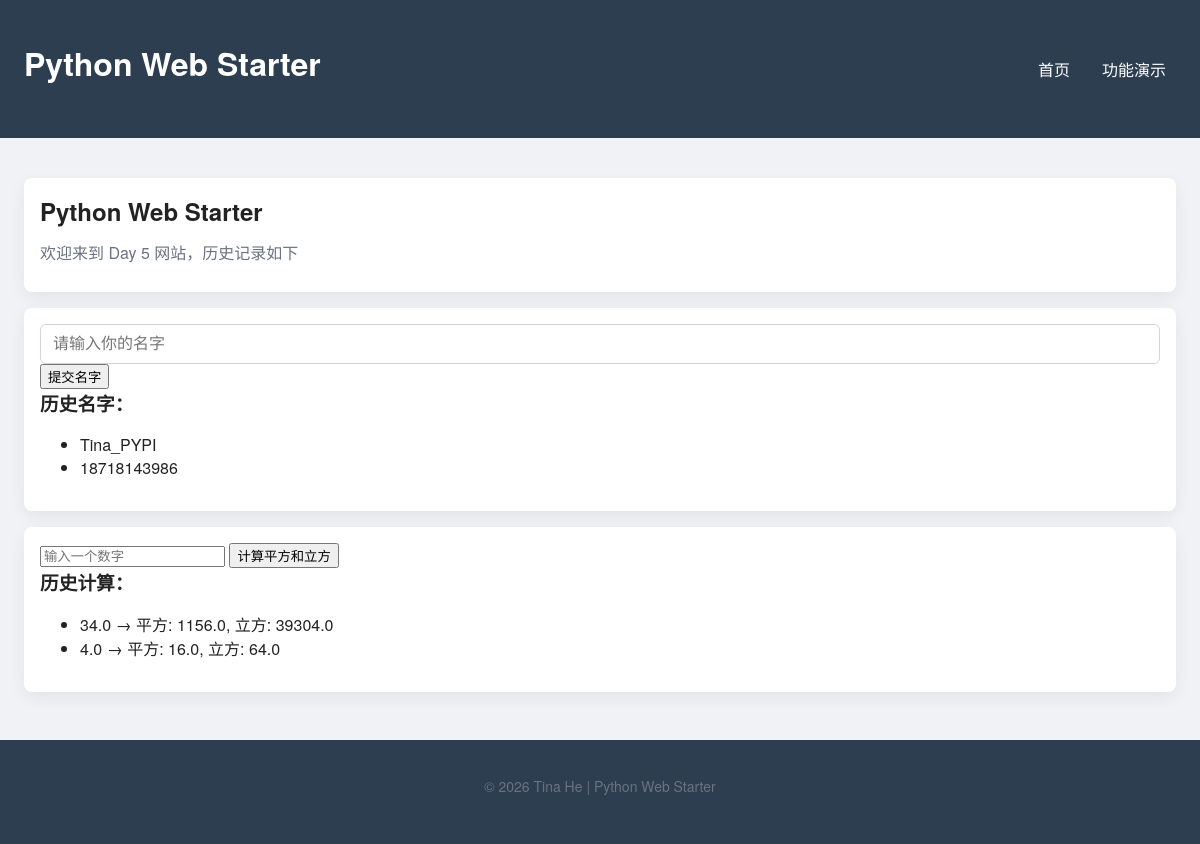
The page / on the database its author committed.
### main.py (models this page shows)
class NameEntry(Base):
    __tablename__ = "names"
    id = Column(Integer, primary_key=True, index=True)
    username = Column(String)

class ComputeEntry(Base):
    __tablename__ = "computes"
    id = Column(Integer, primary_key=True, index=True)
    number = Column(Float)
    square = Column(Float)
    cube = Column(Float)

### main.py (the view)
@app.get("/", response_class=HTMLResponse)
def home(request: Request):
    db = SessionLocal()
    name_history = db.query(NameEntry).order_by(NameEntry.id.desc()).limit(5).all()
    compute_history = db.query(ComputeEntry).order_by(ComputeEntry.id.desc()).limit(5).all()
    db.close()
    return templates.TemplateResponse(
        "index.html",
        {
            "request": request,
            "title": "Python Web Starter",
            "message": "欢迎来到 Day 5 网站，历史记录如下",
            "name_history": name_history,
            "compute_history": compute_history
        }
    )

### templates/index.html
{% extends "base.html" %}
{% block content %}
  <div class="card">
    <h2>{{ title }}</h2>
    <p>{{ message }}</p>
  </div>
  <div class="card">
    <form method="post" action="/submit">
      <input type="text" name="username" placeholder="请输入你的名字" required>
      <button type="submit">提交名字</button>
    </form>
    {% if name_history %}
      <h3>历史名字：</h3>
      <ul>
        {% for entry in name_history %}
          <li>{{ entry.username }}</li>
        {% endfor %}
      </ul>
    {% endif %}
  </div>
  <div class="card">
    <form method="post" action="/compute">
      <input type="number" name="number" placeholder="输入一个数字" required>
      <button type="submit">计算平方和立方</button>
    </form>
    {% if compute_history %}
      <h3>历史计算：</h3>
      <ul>
        {% for entry in compute_history %}
          <li>{{ entry.number }} → 平方: {{ entry.square }}, 立方: {{ entry.cube }}</li>
        {% endfor %}
      </ul>
    {% endif %}
  </div>
{% endblock %}

### templates/base.html (shortened to what this page needs)
<!DOCTYPE html>
<html lang="zh">
<head>
  <link rel="stylesheet" href="/static/style.css">
</head>
<body>
  <header class="header">
    <div class="container">
      <h1>Python Web Starter</h1>
      <nav>
        <a href="/">首页</a>
        <a href="/">功能演示</a>
      </nav>
    </div>
  </header>
  <main class="container">
    {% block content %}{% endblock %}
  </main>
  <footer class="footer">
    <div class="container">
      <p>&copy; 2026 Tina He | Python Web Starter</p>
    </div>
  </footer>
</body>
</html>

### static/style.css (style rules this page uses)
:root { --bg: #f0f2f5; --text: #222; --muted: #6b7280; --primary: #3498db; --primary-hover: #2980b9; --header-bg: #2c3e50; --card-bg: #ffffff; --max-width: 1200px; }
* { box-sizing: border-box; }
html, body { height: 100%; }
body { margin: 0; font-family: "Helvetica Neue", Arial, sans-serif; background-color: var(--bg); color: var(--text); -webkit-font-smoothing: antialiased; -moz-osx-font-smoothing: grayscale; }
.container { max-width: var(--max-width); margin: 0 auto; padding: 24px; }
.header { background-color: var(--header-bg); color: #fff; padding: 16px 0; text-align: center; }
.header .container { display: flex; align-items: center; justify-content: space-between; gap: 16px; }
.header nav { display: flex; gap: 12px; align-items: center; }
.header nav a { color: #fff; text-decoration: none; padding: 8px 10px; border-radius: 6px; }
.footer { background-color: var(--header-bg); color: #fff; text-align: center; padding: 12px 0; margin-top: 24px; font-size: 14px; }
.card { background-color: var(--card-bg); padding: 16px; margin-top: 16px; border-radius: 8px; box-shadow: 0 6px 18px rgba(0,0,0,0.06); }
h1, h2, h3 { margin: 0 0 12px 0; }
p { margin: 0 0 12px 0; color: var(--muted); }
input[type="text"], input[type="email"], textarea, select { width: 100%; padding: 10px 12px; border-radius: 6px; border: 1px solid #d1d5db; background: #fff; font-size: 1rem; }

### rows shown on the page
NameEntry: username "Tina_PYPI"
NameEntry: username "18718143986"
ComputeEntry: number "34.0", square "1156.0", cube "39304.0"
ComputeEntry: number "4.0", square "16.0", cube "64.0"

### other values the page prints
{{ title }} "Python Web Starter"
{{ message }} "欢迎来到 Day 5 网站，历史记录如下"
